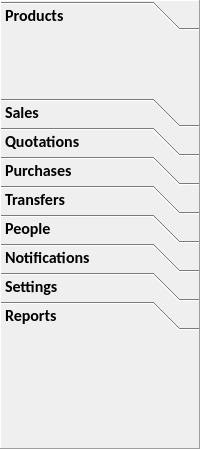
<?xml version="1.0" encoding="UTF-8"?>
<ui version="4.0">
 <class>Side_navigator</class>
 <widget class="QFrame" name="Side_navigator">
  <property name="geometry">
   <rect>
    <x>0</x>
    <y>0</y>
    <width>200</width>
    <height>449</height>
   </rect>
  </property>
  <property name="minimumSize">
   <size>
    <width>100</width>
    <height>0</height>
   </size>
  </property>
  <property name="maximumSize">
   <size>
    <width>200</width>
    <height>16777215</height>
   </size>
  </property>
  <property name="windowTitle">
   <string>Frame</string>
  </property>
  <property name="frameShape">
   <enum>QFrame::Panel</enum>
  </property>
  <property name="frameShadow">
   <enum>QFrame::Raised</enum>
  </property>
  <property name="lineWidth">
   <number>1</number>
  </property>
  <property name="midLineWidth">
   <number>1</number>
  </property>
  <layout class="QVBoxLayout" name="layoutSideNavigator">
   <property name="spacing">
    <number>0</number>
   </property>
   <property name="leftMargin">
    <number>0</number>
   </property>
   <property name="topMargin">
    <number>0</number>
   </property>
   <property name="rightMargin">
    <number>0</number>
   </property>
   <property name="bottomMargin">
    <number>0</number>
   </property>
   <item>
    <layout class="QVBoxLayout" name="verticalLayout">
     <property name="spacing">
      <number>0</number>
     </property>
     <item>
      <widget class="QToolBox" name="toolBox">
       <property name="sizePolicy">
        <sizepolicy hsizetype="Preferred" vsizetype="Expanding">
         <horstretch>0</horstretch>
         <verstretch>0</verstretch>
        </sizepolicy>
       </property>
       <property name="font">
        <font>
         <family>Calibri</family>
         <pointsize>12</pointsize>
         <weight>75</weight>
         <bold>true</bold>
        </font>
       </property>
       <property name="cursor">
        <cursorShape>PointingHandCursor</cursorShape>
       </property>
       <property name="styleSheet">
        <string notr="true"/>
       </property>
       <property name="frameShape">
        <enum>QFrame::NoFrame</enum>
       </property>
       <property name="frameShadow">
        <enum>QFrame::Raised</enum>
       </property>
       <property name="currentIndex">
        <number>0</number>
       </property>
       <property name="tabSpacing">
        <number>0</number>
       </property>
       <widget class="QWidget" name="ProductsItems">
        <property name="geometry">
         <rect>
          <x>0</x>
          <y>0</y>
          <width>196</width>
          <height>16</height>
         </rect>
        </property>
        <property name="sizePolicy">
         <sizepolicy hsizetype="Preferred" vsizetype="Maximum">
          <horstretch>0</horstretch>
          <verstretch>0</verstretch>
         </sizepolicy>
        </property>
        <property name="font">
         <font>
          <underline>false</underline>
         </font>
        </property>
        <property name="cursor">
         <cursorShape>PointingHandCursor</cursorShape>
        </property>
        <property name="autoFillBackground">
         <bool>true</bool>
        </property>
        <attribute name="icon">
         <iconset resource="icons.qrc">
          <normaloff>:/icons/48x48/ic_layers_black_24dp.png</normaloff>:/icons/48x48/ic_layers_black_24dp.png</iconset>
        </attribute>
        <attribute name="label">
         <string>Products</string>
        </attribute>
        <layout class="QVBoxLayout" name="layoutProductsItems">
         <property name="spacing">
          <number>0</number>
         </property>
         <property name="leftMargin">
          <number>1</number>
         </property>
         <property name="topMargin">
          <number>0</number>
         </property>
         <property name="rightMargin">
          <number>1</number>
         </property>
         <property name="bottomMargin">
          <number>0</number>
         </property>
        </layout>
       </widget>
       <widget class="QWidget" name="SalesItems">
        <property name="geometry">
         <rect>
          <x>0</x>
          <y>0</y>
          <width>196</width>
          <height>16</height>
         </rect>
        </property>
        <property name="sizePolicy">
         <sizepolicy hsizetype="Preferred" vsizetype="Maximum">
          <horstretch>0</horstretch>
          <verstretch>0</verstretch>
         </sizepolicy>
        </property>
        <property name="cursor">
         <cursorShape>PointingHandCursor</cursorShape>
        </property>
        <property name="autoFillBackground">
         <bool>true</bool>
        </property>
        <attribute name="label">
         <string>Sales</string>
        </attribute>
        <layout class="QVBoxLayout" name="layoutSalesItems">
         <property name="spacing">
          <number>0</number>
         </property>
         <property name="leftMargin">
          <number>1</number>
         </property>
         <property name="topMargin">
          <number>0</number>
         </property>
         <property name="rightMargin">
          <number>1</number>
         </property>
         <property name="bottomMargin">
          <number>0</number>
         </property>
        </layout>
       </widget>
       <widget class="QWidget" name="QuotationsItems">
        <property name="geometry">
         <rect>
          <x>0</x>
          <y>0</y>
          <width>196</width>
          <height>16</height>
         </rect>
        </property>
        <property name="sizePolicy">
         <sizepolicy hsizetype="Preferred" vsizetype="Maximum">
          <horstretch>0</horstretch>
          <verstretch>0</verstretch>
         </sizepolicy>
        </property>
        <property name="autoFillBackground">
         <bool>true</bool>
        </property>
        <attribute name="label">
         <string>Quotations</string>
        </attribute>
        <layout class="QVBoxLayout" name="layoutQuotationsItems">
         <property name="spacing">
          <number>0</number>
         </property>
         <property name="leftMargin">
          <number>1</number>
         </property>
         <property name="topMargin">
          <number>0</number>
         </property>
         <property name="rightMargin">
          <number>1</number>
         </property>
         <property name="bottomMargin">
          <number>0</number>
         </property>
        </layout>
       </widget>
       <widget class="QWidget" name="PurchasesItems">
        <property name="geometry">
         <rect>
          <x>0</x>
          <y>0</y>
          <width>196</width>
          <height>69</height>
         </rect>
        </property>
        <property name="autoFillBackground">
         <bool>true</bool>
        </property>
        <attribute name="label">
         <string>Purchases</string>
        </attribute>
        <layout class="QVBoxLayout" name="layoutPurchasesItems">
         <property name="spacing">
          <number>0</number>
         </property>
         <property name="leftMargin">
          <number>1</number>
         </property>
         <property name="topMargin">
          <number>0</number>
         </property>
         <property name="rightMargin">
          <number>1</number>
         </property>
         <property name="bottomMargin">
          <number>0</number>
         </property>
        </layout>
       </widget>
       <widget class="QWidget" name="TransfersItems">
        <property name="geometry">
         <rect>
          <x>0</x>
          <y>0</y>
          <width>196</width>
          <height>69</height>
         </rect>
        </property>
        <property name="autoFillBackground">
         <bool>true</bool>
        </property>
        <attribute name="label">
         <string>Transfers</string>
        </attribute>
        <layout class="QVBoxLayout" name="layoutTransfersItems">
         <property name="spacing">
          <number>0</number>
         </property>
         <property name="leftMargin">
          <number>1</number>
         </property>
         <property name="topMargin">
          <number>0</number>
         </property>
         <property name="rightMargin">
          <number>1</number>
         </property>
         <property name="bottomMargin">
          <number>0</number>
         </property>
        </layout>
       </widget>
       <widget class="QWidget" name="PeopleItems">
        <property name="geometry">
         <rect>
          <x>0</x>
          <y>0</y>
          <width>196</width>
          <height>69</height>
         </rect>
        </property>
        <property name="autoFillBackground">
         <bool>true</bool>
        </property>
        <attribute name="label">
         <string>People</string>
        </attribute>
        <layout class="QVBoxLayout" name="layoutPeopleItems">
         <property name="spacing">
          <number>0</number>
         </property>
         <property name="leftMargin">
          <number>1</number>
         </property>
         <property name="topMargin">
          <number>0</number>
         </property>
         <property name="rightMargin">
          <number>1</number>
         </property>
         <property name="bottomMargin">
          <number>0</number>
         </property>
        </layout>
       </widget>
       <widget class="QWidget" name="NotificationsItems">
        <property name="geometry">
         <rect>
          <x>0</x>
          <y>0</y>
          <width>196</width>
          <height>69</height>
         </rect>
        </property>
        <property name="autoFillBackground">
         <bool>true</bool>
        </property>
        <attribute name="label">
         <string>Notifications</string>
        </attribute>
        <layout class="QVBoxLayout" name="layoutNotificationsItems">
         <property name="spacing">
          <number>0</number>
         </property>
         <property name="leftMargin">
          <number>1</number>
         </property>
         <property name="topMargin">
          <number>0</number>
         </property>
         <property name="rightMargin">
          <number>1</number>
         </property>
         <property name="bottomMargin">
          <number>0</number>
         </property>
        </layout>
       </widget>
       <widget class="QWidget" name="SettingsItems">
        <property name="geometry">
         <rect>
          <x>0</x>
          <y>0</y>
          <width>196</width>
          <height>69</height>
         </rect>
        </property>
        <property name="autoFillBackground">
         <bool>true</bool>
        </property>
        <attribute name="label">
         <string>Settings</string>
        </attribute>
        <layout class="QVBoxLayout" name="layoutSettingsItems">
         <property name="spacing">
          <number>0</number>
         </property>
         <property name="leftMargin">
          <number>1</number>
         </property>
         <property name="topMargin">
          <number>0</number>
         </property>
         <property name="rightMargin">
          <number>1</number>
         </property>
         <property name="bottomMargin">
          <number>0</number>
         </property>
        </layout>
       </widget>
       <widget class="QWidget" name="ReportsItems">
        <property name="geometry">
         <rect>
          <x>0</x>
          <y>0</y>
          <width>196</width>
          <height>69</height>
         </rect>
        </property>
        <property name="autoFillBackground">
         <bool>true</bool>
        </property>
        <attribute name="label">
         <string>Reports</string>
        </attribute>
        <layout class="QVBoxLayout" name="layoutReportsItems">
         <property name="spacing">
          <number>0</number>
         </property>
         <property name="leftMargin">
          <number>1</number>
         </property>
         <property name="topMargin">
          <number>0</number>
         </property>
         <property name="rightMargin">
          <number>1</number>
         </property>
         <property name="bottomMargin">
          <number>0</number>
         </property>
        </layout>
       </widget>
      </widget>
     </item>
     <item>
      <spacer name="verticalSpacer">
       <property name="orientation">
        <enum>Qt::Vertical</enum>
       </property>
       <property name="sizeType">
        <enum>QSizePolicy::Expanding</enum>
       </property>
       <property name="sizeHint" stdset="0">
        <size>
         <width>20</width>
         <height>40</height>
        </size>
       </property>
      </spacer>
     </item>
    </layout>
   </item>
  </layout>
 </widget>
 <resources>
  <include location="icons.qrc"/>
 </resources>
 <connections/>
</ui>
